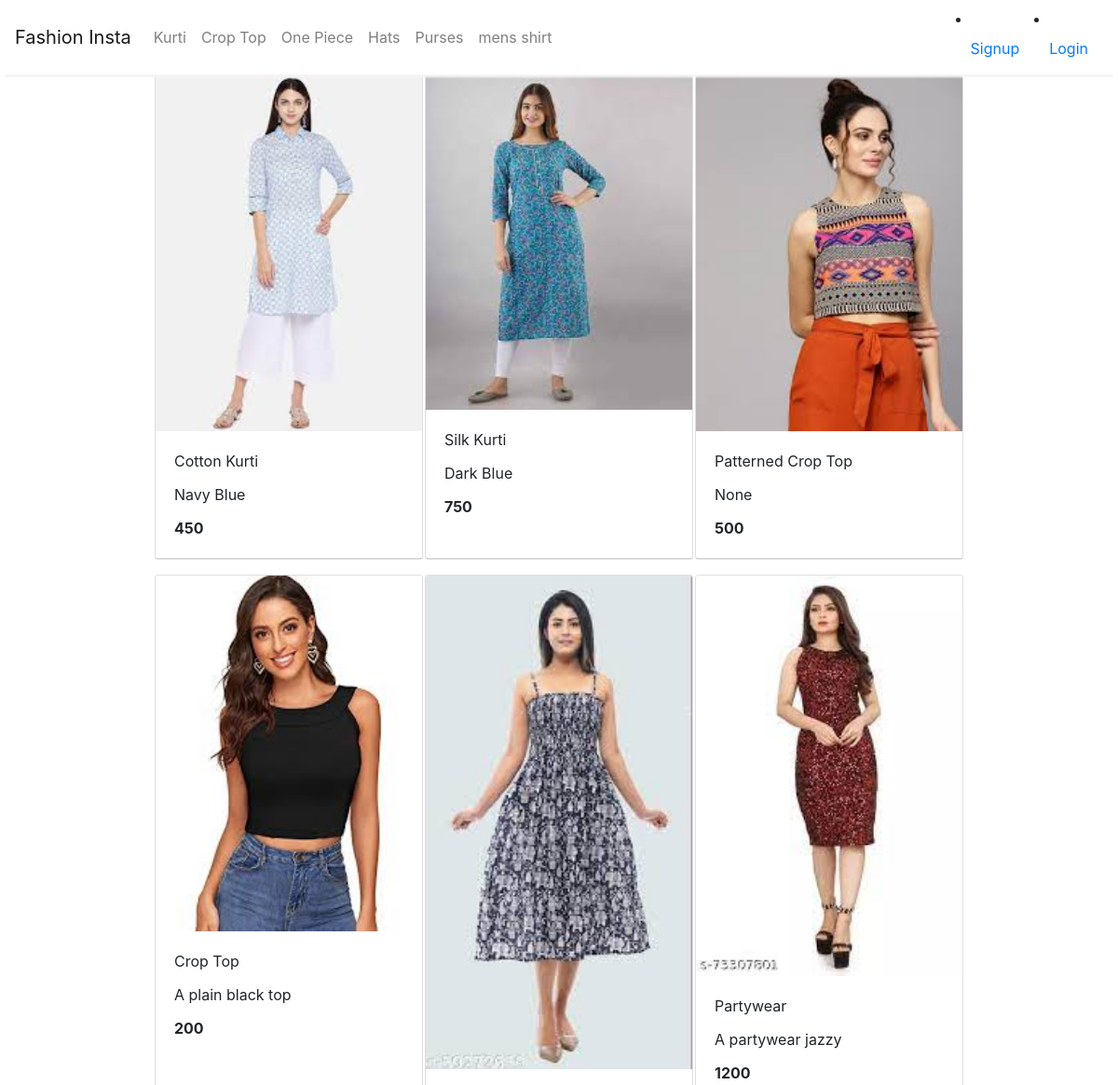
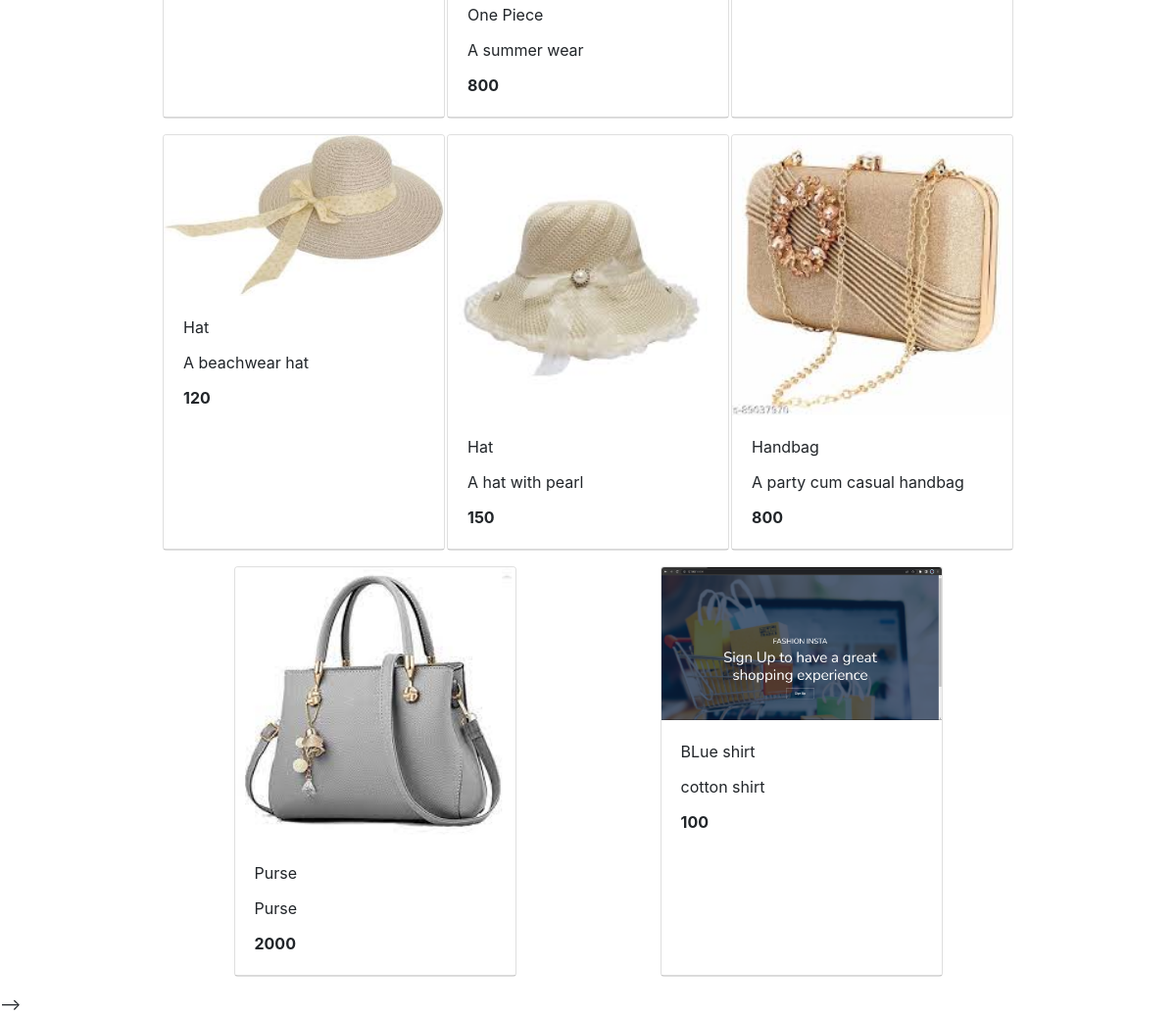
/index, run on the app's committed database (2 pictures, top to bottom).
### store/models.py (models this page shows, shortened)
class Category(models.Model):
    name = models.CharField(max_length=20)
    @staticmethod
    def get_all_categories():
        return Category.objects.all()

class Product(models.Model):
    name = models.CharField(max_length=50)
    price = models.IntegerField(default=0)
    category = models.ForeignKey(Category, on_delete=models.CASCADE, default=1)
    description = models.CharField(max_length=200, default='' , null=True , blank=True)
    image = models.ImageField(upload_to='uploads/products/')
    @staticmethod
    def get_all_products():
        return Product.objects.all()

### store/views.py (the view, shortened to what this page needs)
# urls.py: path('index',views.Index.as_view(),name="Home"),
class Index(View):
    def get(self , request):
        cart = request.session.get('cart')
        if not cart:
            request.session['cart'] = {}
        products = None
        categories = Category.get_all_categories()
        categoryID = request.GET.get('category')
        if categoryID:
            products = Product.get_all_products_by_categoryid(categoryID)
        else:
            products = Product.get_all_products();
        data = {}
        data['products'] = products
        data['categories'] = categories
        return render(request, 'index.html', data)

### templates/index.html (shortened to what this page needs)
{% extends 'base.html' %}
{% block content %}
{% load cart %}
{% load custom_filter %}
		<div id='products' class="col-lg-9 mx-auto">
			<div class="row mx-auto">
				{% for product in products %}
				<div class="card mx-auto mb-3" id="{{product.id}}" style="width: 18rem;">
					<img class="card-img-top" src="{{product.image.url}}" alt="Card image cap">
					<div class="card-body">
						<p class="card-title">{{product.name}}</p>
						<p class="card-title">{{product.description}}</p>
						<p class="card-text"><b>{{product.price}}</b></p>
					</div>
					<div class="card-footer p-0 no-gutters">
					</div>
				</div>
				{% endfor %}
			</div>
		</div>
{% endblock %}

### templates/base.html (shortened to what this page needs)
<!doctype html>
<html lang="en">
<head>
  <link rel="stylesheet" href="https://maxcdn.bootstrapcdn.com/bootstrap/4.0.0/css/bootstrap.min.css"
>
</head>
<body>
        <nav class="one-edge-shadow
		sticky-top navbar
		navbar-expand-lg
		 navbar-light bg-white">
     <a class="navbar-brand" href="/">Fashion Insta</a>
		  <div class="collapse navbar-collapse" id="navbarSupportedContent">
			<ul class="navbar-nav mr-auto">
				{% for category in categories %}
				<li class="text-dark">
				<a href="/index?category={{category.id}}"
					class="nav-link">{{category.name}}</a>
				</li>
				{% endfor %}
			</ul>
		  </div>
{% if request.session.customer %}
      <ul class=" navbar-nav my-2 my-lg-0">
        <li class="nav-item ">
          <a class="nav-link" href="/cart">Cart<span class="sr-only">(current)</span></a>
        </li>
        <li class="nav-item ">
          <a class="nav-link" href="/orders">Orders<span class="sr-only">(current)</span></a>
        </li>
        <li class="nav-item ">
          <a class="nav-link" href="/logout">Logout<span class="sr-only">(current)</span></a>
        </li>
{% else %}
        <li class="nav-item ">
          <a class="nav-link" href="/signin">Signup<span class="sr-only">(current)</span></a>
        </li>
        <li class="nav-item ">
          <a class="nav-link" href="/login">Login<span class="sr-only">(current)</span></a>
        </li>
{% endif %}
  </nav>
</body>
</html>

### templates/base.html (style rules this page uses)
nav { background-color: white; }
.one-edge-shadow { box-shadow: 0 8px 2px -5px rgb(246, 245, 245); }

### data on the page
Category: name "Kurti"
Category: name "Crop Top"
Category: name "One Piece"
Category: name "Hats"
Category: name "Purses"
Category: name "mens shirt"
Product: {{ product.id }} 18 (drawn), image (picture), name "Cotton Kurti", description "Navy Blue", price "450"
Product: image (picture), name "Silk Kurti", description "Dark Blue", price "750"
Product: image (picture), name "Patterned Crop Top", description "None", price "500"
Product: image (picture), name "Crop Top", description "A plain black top", price "200"
Product: image (picture), name "One Piece", description "A summer wear", price "800"
Product: image (picture), name "Partywear", description "A partywear jazzy", price "1200"
Product: image (picture), name "Hat", description "A beachwear hat", price "120"
Product: image (picture), name "Hat", description "A hat with pearl", price "150"
Product: image (picture), name "Handbag", description "A party cum casual handbag", price "800"
Product: image (picture), name "Purse", description "Purse", price "2000"
Product: image (picture), name "BLue shirt", description "cotton shirt", price "100"
